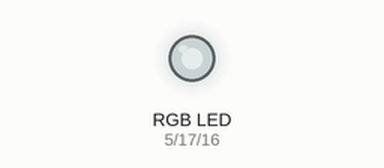
Simulated run of this sketch. Board: ESP32. Shown: an RGB LED mixed from three pins (HIGH = lit). Dim RGB values are drawn brighter than linear; random numbers use the default seed unless the sketch sets one; what the sketch prints to the serial monitor is not drawn.

Above: at 0.4 s.
At 24.63 s:
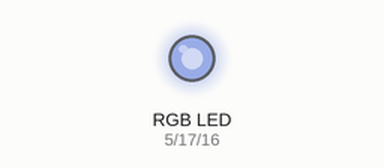
Timing chart, 0 to 40.0 s (numbered marks = the images above):
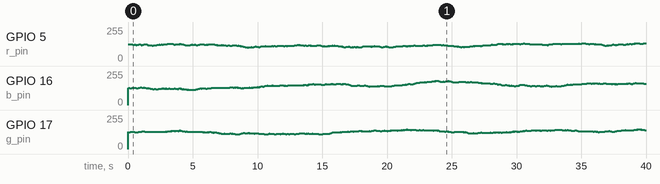

The sketch:

RGB_Simple.ino
```cpp
const uint8_t r_pin = 5;
const uint8_t g_pin = 17;
const uint8_t b_pin = 16;

int R;
int G;
int B;

void setup() {
  Serial.begin(115200);
  PWM_Setup(r_pin, 1);
  PWM_Setup(g_pin, 2);
  PWM_Setup(b_pin, 3);
  R = G = B = 127;
}

void loop() {
  RGB_Constrain();
  RGB_Set();
  delay(10);
  Serial.printf("R: %d | G: %d | B: %d\n", R, G, B);
}

void PWM_Setup(uint8_t pin, uint8_t channel) {
  ledcAttachPin(pin, channel);
  ledcSetup(channel, 12000, 8);
}

void RGB_Set() {
  ledcWrite(1, R);
  ledcWrite(2, G);
  ledcWrite(3, B);
}

void RGB_Constrain() {
  R += random(-1, 2) * random(0, 2);
  G += random(-1, 2) * random(0, 2);
  B += random(-1, 2) * random(0, 2);

  if (R < 0) {
    R = 0;
  } else if (R > 255) {
    R = 255;
  }

  if (G < 0) {
    G = 0;
  } else if (G > 255) {
    G = 255;
  }

  if (B < 0) {
    B = 0;
  } else if (B > 255) {
    B = 255;
  }
}
```
